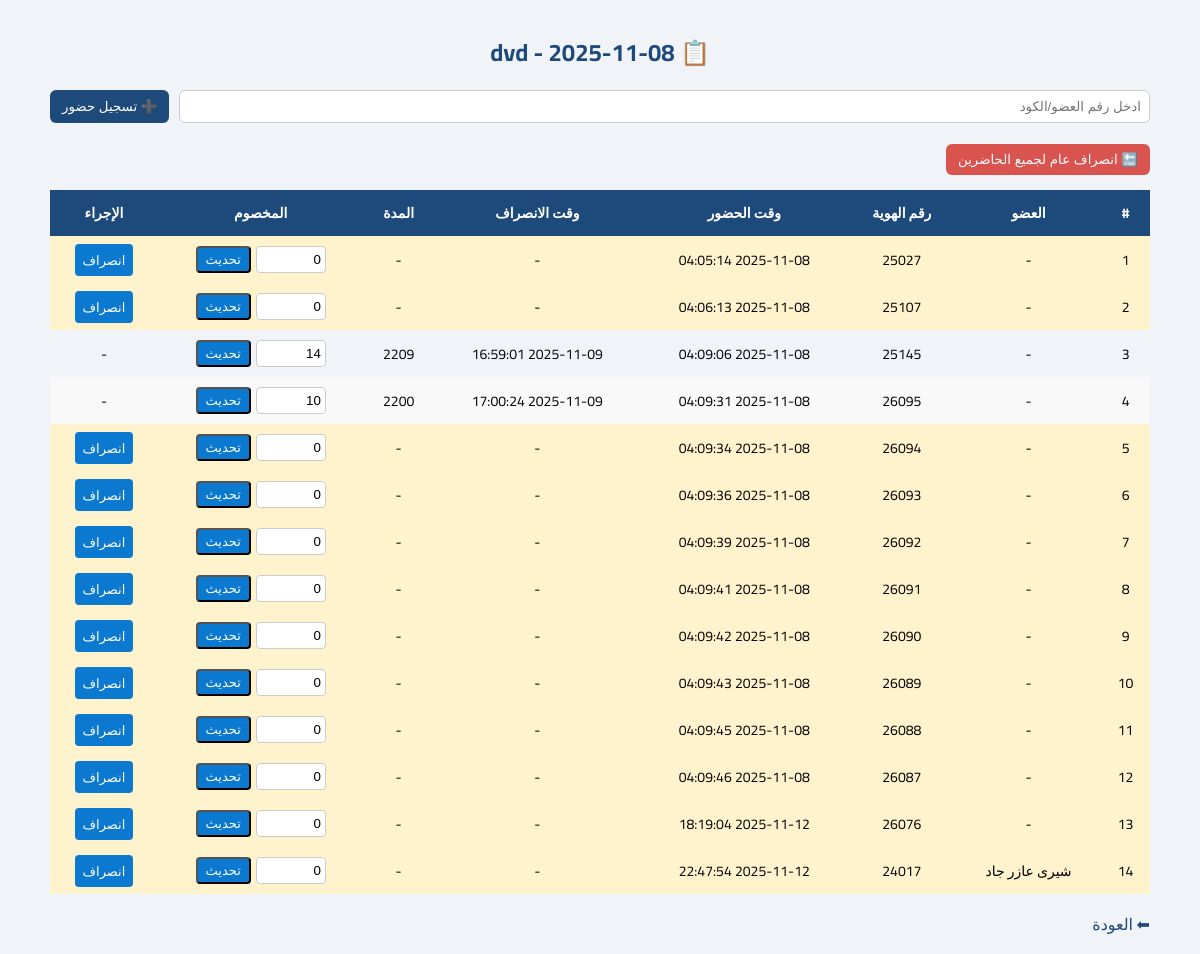
The app's page /attendance_details.php?lecture_id=6 (signed in) with its own data.
### tables this page shows
CREATE TABLE `lectures` (
  `id` int(11) NOT NULL,
  `title` varchar(200) NOT NULL,
  `lecture_date` date NOT NULL,
  `lecture_time` time DEFAULT NULL,
  `notes` text DEFAULT NULL,
  `created_by` int(11) DEFAULT NULL,
  `created_at` timestamp NOT NULL DEFAULT current_timestamp()
);

CREATE TABLE `attendance` (
  `id` int(11) NOT NULL,
  `lecture_id` int(11) NOT NULL,
  `member_id` int(11) DEFAULT NULL,
  `scanned_id_number` varchar(80) DEFAULT NULL,
  `scanned_json` text DEFAULT NULL,
  `check_in` datetime DEFAULT NULL,
  `check_out` datetime DEFAULT NULL,
  `raw_minutes` int(11) DEFAULT NULL,
  `deducted_minutes` int(11) DEFAULT 0,
  `duration_minutes` int(11) DEFAULT NULL,
  `status` enum('pending','present','absent') DEFAULT 'pending',
  `created_at` timestamp NOT NULL DEFAULT current_timestamp(),
  `updated_at` timestamp NOT NULL DEFAULT current_timestamp() ON UPDATE current_timestamp()
);

CREATE TABLE `members` (
  `id` int(11) NOT NULL,
  `code` varchar(80) NOT NULL,
  `name` varchar(150) NOT NULL,
  `id_number` varchar(80) NOT NULL
);

### attendance_details.php (the view, shortened to what this page needs)
<?php
require'config.php';
$lectureId = (int)($_GET['lecture_id'] ?? 0);
$stmt = $pdo->prepare("SELECT title, lecture_date FROM lectures WHERE id = ?");
$stmt->execute([$lectureId]);
$lecture = $stmt->fetch();
$stmt=$pdo->prepare("SELECT a.*, m.name AS member_name, m.id_number AS member_idnum FROM attendance a LEFT JOIN members m ON a.member_id=m.id WHERE a.lecture_id=? ORDER BY a.check_in ASC, a.id ASC");
$stmt->execute([$lectureId]);
$attendanceList=$stmt->fetchAll();
?>
<!doctype html>
<html lang="ar" dir="rtl">
<head>
</head>
<body>
<div class="container">
<h1>📋 <?= htmlspecialchars($lecture['title']) ?> - <?= $lecture['lecture_date'] ?></h1>
<form method="post" class="add-form">
    <input type="text" name="id_number" placeholder="ادخل رقم العضو/الكود" required>
    <button name="add_attendance">➕ تسجيل حضور</button>
</form>
<form method="post">
    <button class="end-all" name="end_all" onclick="return confirm('تأكيد: تنفيذ انصراف عام لجميع الحاضرين؟')">🔚 انصراف عام لجميع الحاضرين</button>
</form>
<div class="table-wrapper">
<table>
<thead>
<tr>
<th>#</th>
<th>العضو</th>
<th>رقم الهوية</th>
<th>وقت الحضور</th>
<th>وقت الانصراف</th>
<th>المدة</th>
<th>المخصوم</th>
<th>الإجراء</th>
</tr>
</thead>
<tbody>
<?php if(empty($attendanceList)): ?>
<tr><td colspan="8">لا يوجد حضور مسجل بعد</td></tr>
<?php else: foreach($attendanceList as $i=>$a):
$displayIdNum=$a['member_idnum'] ?: $a['scanned_id_number'];
$displayName=$a['member_name'] ?:'-';
$duration = ($a['duration_minutes'] !== null) ? $a['duration_minutes'] :'-';
$rowClass = (!$a['check_out']) ?'pending' :'';
?>
<tr class="<?= $rowClass ?>">
<td><?= $i+1 ?></td>
<td><?= htmlspecialchars($displayName) ?></td>
<td><?= htmlspecialchars($displayIdNum) ?></td>
<td><?= $a['check_in'] ?:'-' ?></td>
<td><?= $a['check_out'] ?:'-' ?></td>
<td><?= $duration ?></td>
<td>
<form method="post">
<input type="number" name="deducted_minutes" value="<?= (int)$a['deducted_minutes'] ?>" min="0">
<button class="btn-action" name="update_deduct">تحديث</button>
</form>
</td>
<td>
<?php if(!$a['check_out']): ?>
<a class="btn-action" href="?lecture_id=<?= $lectureId ?>&end_one=<?= $a['id'] ?>" onclick="return confirm('تأكيد انصراف هذا العضو؟')">انصراف</a>
<?php else: ?>-
<?php endif; ?>
</td>
</tr>
<?php endforeach; endif; ?>
</tbody>
</table>
</div>
<a href="attendance.php" class="back-link">⬅ العودة</a>
</div>
</body>
</html>

### attendance_details.php (style rules this page uses)
body { font-family:'Cairo',sans-serif;background:#f0f4f8;margin:0;padding:0; }
.container { max-width:1100px;margin:auto;padding:15px; }
h1 { font-size:24px;text-align:center;margin:15px 0;color:#1E4A7B; }
.add-form { display:flex;flex-wrap:wrap;gap:10px;justify-content:center;margin-bottom:20px; }
.add-form input { padding:8px;flex:1;min-width:150px;border:1px solid #ccc;border-radius:6px; }
.add-form button { padding:8px 12px;border:none;background:#1E4A7B;color:#fff;border-radius:6px;cursor:pointer; }
.end-all { background:#d9534f;color:#fff;padding:8px 12px;border:none;border-radius:6px;margin-bottom:15px;cursor:pointer; }
.table-wrapper { overflow-x:auto;-webkit-overflow-scrolling:touch; }
table { width:100%;border-collapse:collapse;min-width:800px;box-shadow:0 2px 10px rgba(0,0,0,.08); }
th,td { text-align:center;padding:10px;font-size:14px; }
th { background:#1E4A7B;color:#fff; }
tr:nth-child(even) { background:#f9f9f9; }
tr.pending { background:#fff3cd; }
td form { display:flex;gap:5px;justify-content:center; }
td input[type=number] { width:60px;padding:4px;border:1px solid #ccc;border-radius:4px; }
.btn-action { background:#0b79d0;color:#fff;padding:4px 8px;border-radius:4px;text-decoration:none;font-size:13px; }
.back-link { display:inline-block;margin-top:15px;color:#1E4A7B;text-decoration:none; }

### records on screen
lectures: title "dvd", lecture_date "2025-11-08"
attendance: displayName "-", scanned_id_number "25027", check_in "2025-11-08 04:05:14", check_out "-", duration_minutes "-", deducted_minutes "0"
attendance: displayName "-", scanned_id_number "25107", check_in "2025-11-08 04:06:13", check_out "-", duration_minutes "-", deducted_minutes "0"
attendance: displayName "-", scanned_id_number "25145", check_in "2025-11-08 04:09:06", check_out "2025-11-09 16:59:01", duration_minutes "2209", deducted_minutes "14"
attendance: displayName "-", scanned_id_number "26095", check_in "2025-11-08 04:09:31", check_out "2025-11-09 17:00:24", duration_minutes "2200", deducted_minutes "10"
attendance: displayName "-", scanned_id_number "26094", check_in "2025-11-08 04:09:34", check_out "-", duration_minutes "-", deducted_minutes "0"
attendance: displayName "-", scanned_id_number "26093", check_in "2025-11-08 04:09:36", check_out "-", duration_minutes "-", deducted_minutes "0"
attendance: displayName "-", scanned_id_number "26092", check_in "2025-11-08 04:09:39", check_out "-", duration_minutes "-", deducted_minutes "0"
attendance: displayName "-", scanned_id_number "26091", check_in "2025-11-08 04:09:41", check_out "-", duration_minutes "-", deducted_minutes "0"
attendance: displayName "-", scanned_id_number "26090", check_in "2025-11-08 04:09:42", check_out "-", duration_minutes "-", deducted_minutes "0"
attendance: displayName "-", scanned_id_number "26089", check_in "2025-11-08 04:09:43", check_out "-", duration_minutes "-", deducted_minutes "0"
attendance: displayName "-", scanned_id_number "26088", check_in "2025-11-08 04:09:45", check_out "-", duration_minutes "-", deducted_minutes "0"
attendance: displayName "-", scanned_id_number "26087", check_in "2025-11-08 04:09:46", check_out "-", duration_minutes "-", deducted_minutes "0"
attendance: displayName "-", scanned_id_number "26076", check_in "2025-11-12 18:19:04", check_out "-", duration_minutes "-", deducted_minutes "0"
attendance: member.name "شيرى عازر جاد", member.id_number "24017", check_in "2025-11-12 22:47:54", check_out "-", duration_minutes "-", deducted_minutes "0"
